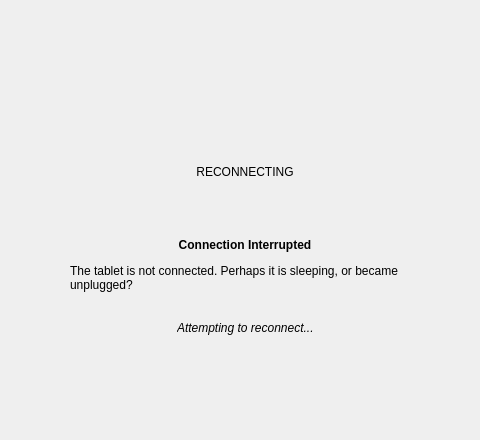
<?xml version="1.0" encoding="UTF-8"?>
<!--
DroppedConnection.ui
This is the user interface layout for the Dropped Connection modal.

RCU is a management client for the reMarkable Tablet.
Copyright (C) 2020-21  Davis Remmel

This program is free software: you can redistribute it and/or modify
it under the terms of the GNU Affero General Public License as
published by the Free Software Foundation, either version 3 of the
License, or (at your option) any later version.

This program is distributed in the hope that it will be useful,
but WITHOUT ANY WARRANTY; without even the implied warranty of
MERCHANTABILITY or FITNESS FOR A PARTICULAR PURPOSE.  See the
GNU Affero General Public License for more details.

You should have received a copy of the GNU Affero General Public License
along with this program.  If not, see <https://www.gnu.org/licenses/>.
-->
<ui version="4.0">
 <class>Form</class>
 <widget class="QWidget" name="Form">
  <property name="geometry">
   <rect>
    <x>0</x>
    <y>0</y>
    <width>480</width>
    <height>440</height>
   </rect>
  </property>
  <property name="sizePolicy">
   <sizepolicy hsizetype="Preferred" vsizetype="Preferred">
    <horstretch>0</horstretch>
    <verstretch>0</verstretch>
   </sizepolicy>
  </property>
  <property name="windowTitle">
   <string>Form</string>
  </property>
  <layout class="QGridLayout" name="gridLayout">
   <property name="leftMargin">
    <number>0</number>
   </property>
   <property name="topMargin">
    <number>0</number>
   </property>
   <property name="rightMargin">
    <number>0</number>
   </property>
   <property name="bottomMargin">
    <number>0</number>
   </property>
   <property name="spacing">
    <number>0</number>
   </property>
   <item row="0" column="0">
    <layout class="QVBoxLayout" name="pane_layout">
     <property name="topMargin">
      <number>0</number>
     </property>
     <item>
      <widget class="QWidget" name="incomp_widget" native="true">
       <layout class="QGridLayout" name="gridLayout_2">
        <property name="leftMargin">
         <number>0</number>
        </property>
        <property name="topMargin">
         <number>0</number>
        </property>
        <property name="rightMargin">
         <number>0</number>
        </property>
        <property name="bottomMargin">
         <number>0</number>
        </property>
        <item row="0" column="0">
         <layout class="QVBoxLayout" name="incomp_widget_layout">
          <property name="leftMargin">
           <number>10</number>
          </property>
          <property name="topMargin">
           <number>10</number>
          </property>
          <item>
           <spacer name="verticalSpacer">
            <property name="orientation">
             <enum>Qt::Vertical</enum>
            </property>
            <property name="sizeHint" stdset="0">
             <size>
              <width>20</width>
              <height>40</height>
             </size>
            </property>
           </spacer>
          </item>
          <item>
           <layout class="QHBoxLayout" name="horizontalLayout">
            <item>
             <widget class="QLabel" name="icon_label">
              <property name="sizePolicy">
               <sizepolicy hsizetype="Fixed" vsizetype="Fixed">
                <horstretch>0</horstretch>
                <verstretch>0</verstretch>
               </sizepolicy>
              </property>
              <property name="minimumSize">
               <size>
                <width>120</width>
                <height>120</height>
               </size>
              </property>
              <property name="maximumSize">
               <size>
                <width>120</width>
                <height>120</height>
               </size>
              </property>
              <property name="text">
               <string>RECONNECTING</string>
              </property>
              <property name="scaledContents">
               <bool>true</bool>
              </property>
              <property name="alignment">
               <set>Qt::AlignCenter</set>
              </property>
             </widget>
            </item>
           </layout>
          </item>
          <item>
           <layout class="QHBoxLayout" name="horizontalLayout_3">
            <property name="topMargin">
             <number>0</number>
            </property>
            <item>
             <spacer name="horizontalSpacer_3">
              <property name="orientation">
               <enum>Qt::Horizontal</enum>
              </property>
              <property name="sizeHint" stdset="0">
               <size>
                <width>40</width>
                <height>20</height>
               </size>
              </property>
             </spacer>
            </item>
            <item>
             <widget class="QLabel" name="label_2">
              <property name="minimumSize">
               <size>
                <width>350</width>
                <height>0</height>
               </size>
              </property>
              <property name="text">
               <string>&lt;html&gt;&lt;head/&gt;&lt;body&gt;&lt;p align=&quot;center&quot;&gt;&lt;span style=&quot; font-weight:600;&quot;&gt;Connection Interrupted&lt;/span&gt;&lt;/p&gt;&lt;p&gt;The tablet is not connected. Perhaps it is sleeping, or became unplugged?&lt;/p&gt;&lt;/body&gt;&lt;/html&gt;</string>
              </property>
              <property name="wordWrap">
               <bool>true</bool>
              </property>
              <property name="openExternalLinks">
               <bool>true</bool>
              </property>
             </widget>
            </item>
            <item>
             <spacer name="horizontalSpacer_4">
              <property name="orientation">
               <enum>Qt::Horizontal</enum>
              </property>
              <property name="sizeHint" stdset="0">
               <size>
                <width>40</width>
                <height>20</height>
               </size>
              </property>
             </spacer>
            </item>
           </layout>
          </item>
          <item>
           <spacer name="verticalSpacer_3">
            <property name="orientation">
             <enum>Qt::Vertical</enum>
            </property>
            <property name="sizeType">
             <enum>QSizePolicy::Fixed</enum>
            </property>
            <property name="sizeHint" stdset="0">
             <size>
              <width>20</width>
              <height>20</height>
             </size>
            </property>
           </spacer>
          </item>
          <item>
           <layout class="QHBoxLayout" name="horizontalLayout_4">
            <property name="leftMargin">
             <number>0</number>
            </property>
            <property name="topMargin">
             <number>0</number>
            </property>
            <item>
             <spacer name="horizontalSpacer_5">
              <property name="orientation">
               <enum>Qt::Horizontal</enum>
              </property>
              <property name="sizeHint" stdset="0">
               <size>
                <width>40</width>
                <height>20</height>
               </size>
              </property>
             </spacer>
            </item>
            <item>
             <widget class="QLabel" name="reconnect_label">
              <property name="enabled">
               <bool>true</bool>
              </property>
              <property name="font">
               <font>
                <italic>true</italic>
               </font>
              </property>
              <property name="text">
               <string>Attempting to reconnect...</string>
              </property>
             </widget>
            </item>
            <item>
             <spacer name="horizontalSpacer_6">
              <property name="orientation">
               <enum>Qt::Horizontal</enum>
              </property>
              <property name="sizeHint" stdset="0">
               <size>
                <width>40</width>
                <height>20</height>
               </size>
              </property>
             </spacer>
            </item>
           </layout>
          </item>
          <item>
           <spacer name="verticalSpacer_2">
            <property name="orientation">
             <enum>Qt::Vertical</enum>
            </property>
            <property name="sizeHint" stdset="0">
             <size>
              <width>20</width>
              <height>40</height>
             </size>
            </property>
           </spacer>
          </item>
         </layout>
        </item>
       </layout>
      </widget>
     </item>
    </layout>
   </item>
  </layout>
 </widget>
 <resources/>
 <connections/>
</ui>
